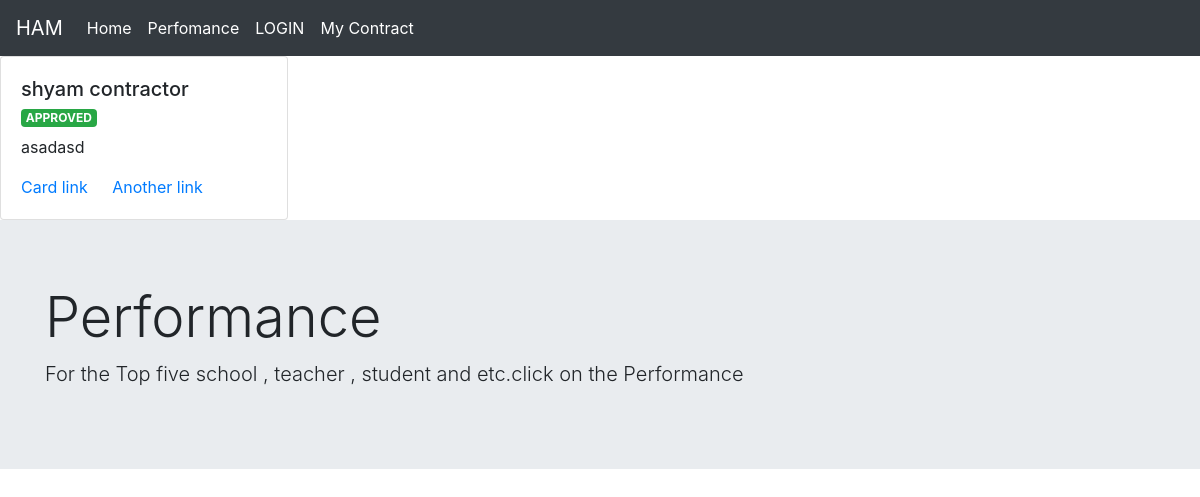
Screenshot of /contract/Contract/1/ with the database file from the repository.
### contra/models.py (models this page shows, shortened)
class Contractor(models.Model):
    user = models.ForeignKey(User , on_delete=models.CASCADE , null =True , blank = True )
    name = models.CharField(max_length = 256 , null =False , blank = False , help_text = 'Your Busniess name')
    Money = models.PositiveIntegerField(null = False , blank = False,help_text = 'Money for work')
    Time = models.PositiveIntegerField(null = False , blank = False,help_text = 'Time required for work')
    area = models.PositiveIntegerField(null = False , blank = False,help_text = 'area of work')
    Image = models.ImageField(null = True , blank = True, help_text = 'proposed work image')
    email = models.EmailField(null = False , blank = False , help_text = 'Email to connect you')
    Status = models.CharField(max_length = 230 , choices = STATUS, null = True , blank = True)
    Reason = models.CharField(max_length = 230, null = True , blank = True)
    objects = ContractorManager()

### contra/views.py (the view)
# urls.py: path('Contract/<pk>/',Contract_Detail.as_view() , name = 'contract_details'),
class Contract_Detail(DetailView):
    queryset = Contractor.objects.all()
    template_name = "contractor/contract_details.html"

### templates/contractor/contract_details.html
{%extends 'home.html'%}
{%block content%}
        <div class="card" style="width: 18rem;">
            <div class="card-body">
                <h5 class="card-title">{{object.name}}</h5>
                <h6 class="card-subtitle mb-2 text-muted"><span class="badge badge-success">{{object.Status}}</span></h6>
                <p class="card-text">{{object.Reason}}</p>
                <a href="#" class="card-link">Card link</a>
                <a href="#" class="card-link">Another link</a>
            </div>
        </div>
{%endblock%}

### rows the page displays
Contractor: name "shyam contractor", Status "APPROVED", Reason "asadasd"
